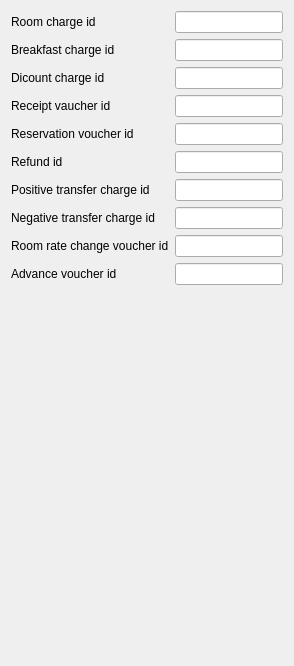
     <widget class="QWidget" name="tab_10">
      <attribute name="title">
       <string>Vouchers</string>
      </attribute>
      <layout class="QGridLayout" name="gridLayout_5">
       <item row="0" column="0">
        <widget class="QLabel" name="label_4">
         <property name="text">
          <string>Room charge id</string>
         </property>
        </widget>
       </item>
       <item row="0" column="1">
        <widget class="EQLineEdit" name="leRoomChargeId"/>
       </item>
       <item row="1" column="0">
        <widget class="QLabel" name="label_15">
         <property name="text">
          <string>Breakfast charge id</string>
         </property>
        </widget>
       </item>
       <item row="1" column="1">
        <widget class="QLineEdit" name="leBrekfastChargeId"/>
       </item>
       <item row="2" column="0">
        <widget class="QLabel" name="label_16">
         <property name="text">
          <string>Dicount charge id</string>
         </property>
        </widget>
       </item>
       <item row="2" column="1">
        <widget class="EQLineEdit" name="leDiscountId"/>
       </item>
       <item row="3" column="0">
        <widget class="QLabel" name="label_33">
         <property name="text">
          <string>Receipt vaucher id</string>
         </property>
        </widget>
       </item>
       <item row="3" column="1">
        <widget class="EQLineEdit" name="leReceiptVaucherId"/>
       </item>
       <item row="4" column="0">
        <widget class="QLabel" name="label_34">
         <property name="text">
          <string>Reservation voucher id</string>
         </property>
        </widget>
       </item>
       <item row="4" column="1">
        <widget class="EQLineEdit" name="leReservationVoucherId"/>
       </item>
       <item row="5" column="0">
        <widget class="QLabel" name="label_18">
         <property name="text">
          <string>Refund id</string>
         </property>
        </widget>
       </item>
       <item row="5" column="1">
        <widget class="EQLineEdit" name="leRefundId"/>
       </item>
       <item row="6" column="0">
        <widget class="QLabel" name="label_17">
         <property name="text">
          <string>Positive transfer charge id</string>
         </property>
        </widget>
       </item>
       <item row="6" column="1">
        <widget class="EQLineEdit" name="lePosTransferId"/>
       </item>
       <item row="7" column="0">
        <widget class="QLabel" name="lbNeg">
         <property name="text">
          <string>Negative transfer charge id</string>
         </property>
        </widget>
       </item>
       <item row="7" column="1">
        <widget class="EQLineEdit" name="leNegTransferId"/>
       </item>
       <item row="8" column="0">
        <widget class="QLabel" name="lbNeg_2">
         <property name="text">
          <string>Room rate change voucher id</string>
         </property>
        </widget>
       </item>
       <item row="8" column="1">
        <widget class="EQLineEdit" name="leRoomRateChangeId"/>
       </item>
       <item row="9" column="0">
        <widget class="QLabel" name="lbNeg_3">
         <property name="text">
          <string>Advance voucher id</string>
         </property>
        </widget>
       </item>
       <item row="9" column="1">
        <widget class="EQLineEdit" name="leAdvanceVoucherId"/>
       </item>
       <item row="10" column="0">
        <spacer name="verticalSpacer_5">
         <property name="orientation">
          <enum>Qt::Vertical</enum>
         </property>
         <property name="sizeHint" stdset="0">
          <size>
           <width>20</width>
           <height>370</height>
          </size>
         </property>
        </spacer>
       </item>
      </layout>
     </widget>
